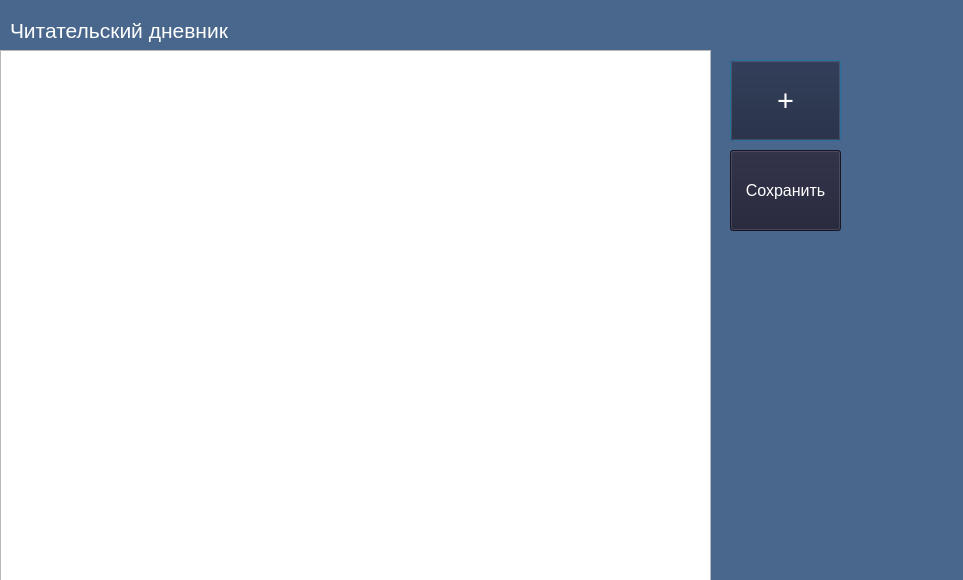
<?xml version="1.0" encoding="UTF-8"?>
<ui version="4.0">
 <class>ReadLibrarian</class>
 <widget class="QDialog" name="ReadLibrarian">
  <property name="geometry">
   <rect>
    <x>0</x>
    <y>0</y>
    <width>963</width>
    <height>580</height>
   </rect>
  </property>
  <property name="windowTitle">
   <string>Dialog</string>
  </property>
  <property name="styleSheet">
   <string notr="true">QDialog {
            background-color:#49678D;
        }</string>
  </property>
  <widget class="QLabel" name="label">
   <property name="geometry">
    <rect>
     <x>10</x>
     <y>0</y>
     <width>331</width>
     <height>61</height>
    </rect>
   </property>
   <property name="font">
    <font>
     <pointsize>16</pointsize>
     <bold>false</bold>
    </font>
   </property>
   <property name="styleSheet">
    <string notr="true">QLabel {
color: white;
}</string>
   </property>
   <property name="text">
    <string>Читательский дневник</string>
   </property>
  </widget>
  <widget class="QPushButton" name="pushButton">
   <property name="geometry">
    <rect>
     <x>730</x>
     <y>60</y>
     <width>111</width>
     <height>81</height>
    </rect>
   </property>
   <property name="font">
    <font>
     <pointsize>22</pointsize>
    </font>
   </property>
   <property name="styleSheet">
    <string notr="true">QPushButton {
            background-color: #1D1E33;
			color: white;

        }</string>
   </property>
   <property name="text">
    <string>+</string>
   </property>
  </widget>
  <widget class="QTableView" name="tableView">
   <property name="geometry">
    <rect>
     <x>0</x>
     <y>50</y>
     <width>711</width>
     <height>531</height>
    </rect>
   </property>
   <property name="styleSheet">
    <string notr="true"/>
   </property>
  </widget>
  <widget class="QPushButton" name="saveButton">
   <property name="geometry">
    <rect>
     <x>730</x>
     <y>150</y>
     <width>111</width>
     <height>81</height>
    </rect>
   </property>
   <property name="font">
    <font>
     <pointsize>12</pointsize>
    </font>
   </property>
   <property name="styleSheet">
    <string notr="true">QPushButton {
            background-color: #1D1E33;
			color: white;
        }</string>
   </property>
   <property name="text">
    <string>Сохранить</string>
   </property>
  </widget>
 </widget>
 <resources/>
 <connections/>
</ui>
